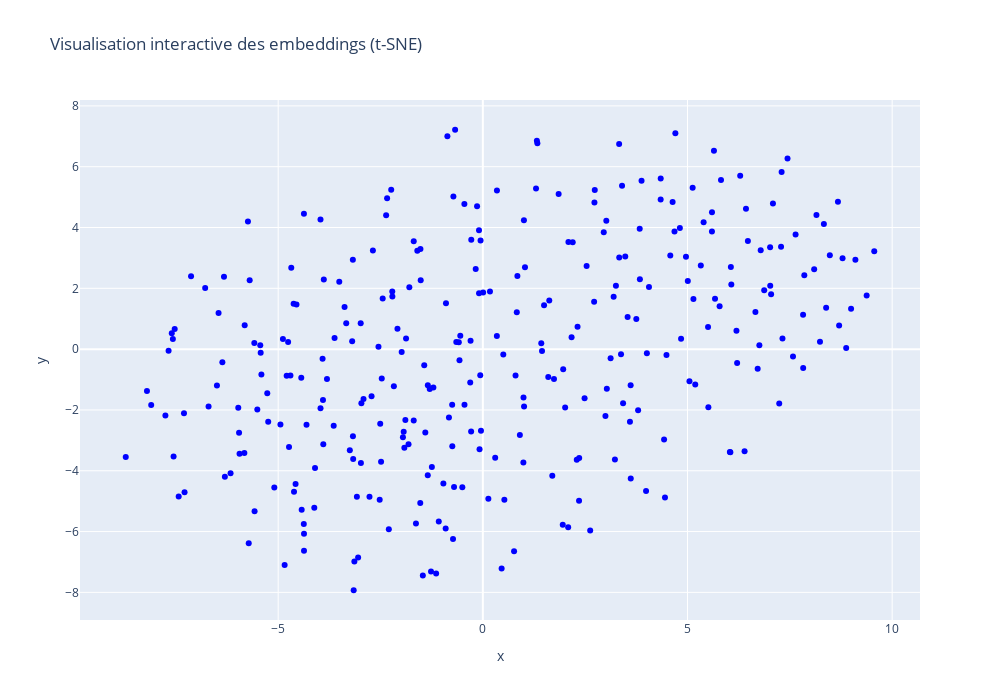

Notebook code cell kept with this figure:
### Markdown cell above
## Visualisation du nuage de point par TSNE

### Code cell
from sklearn.manifold import TSNE
import plotly.express as px
import pandas as pd

# 1. Sélection des mots (ex : les 300 plus fréquents)
mots = list(model.wv.index_to_key[:300])
vecteurs = model.wv[mots]

# 2. Réduction de dimension avec t-SNE
tsne = TSNE(n_components=2, random_state=42, perplexity=40, n_iter=1000)
vecteurs_2D = tsne.fit_transform(vecteurs)

# 3. Mise en DataFrame pour Plotly
df_tsne = pd.DataFrame({
    "mot": mots,
    "x": vecteurs_2D[:, 0],
    "y": vecteurs_2D[:, 1]
})

# 4. Affichage interactif
fig = px.scatter(df_tsne, x="x", y="y", hover_name="mot", title="Visualisation interactive des embeddings (t-SNE)")
fig.update_traces(marker=dict(size=6, color="blue"), textposition='top center')
fig.update_layout(width=1000, height=700)
fig.show()

### Figure 1 — Plotly figure (JSON) as saved in the notebook; plotly's stock layout.template omitted (floating-point values rounded to 4 significant figures; data arrays with more than 128 entries replaced by an {"elided": "..."} marker saying what was removed)
{"data": [{"hovertemplate": "<b>%{hovertext}</b><br><br>x=%{x}<br>y=%{y}<extra></extra>", "hovertext": {"elided": "300 str values"}, "legendgroup": "", "marker": {"color": "blue", "size": 6, "symbol": "circle"}, "mode": "markers", "name": "", "orientation": "v", "showlegend": false, "textposition": "top center", "type": "scatter", "x": {"elided": "300 float values"}, "xaxis": "x", "y": {"elided": "300 float values"}, "yaxis": "y"}], "layout": {"height": 700, "legend": {"tracegroupgap": 0}, "title": {"text": "Visualisation interactive des embeddings (t-SNE)"}, "width": 1000, "xaxis": {"anchor": "y", "domain": [0, 1], "title": {"text": "x"}}, "yaxis": {"anchor": "x", "domain": [0, 1], "title": {"text": "y"}}}}
